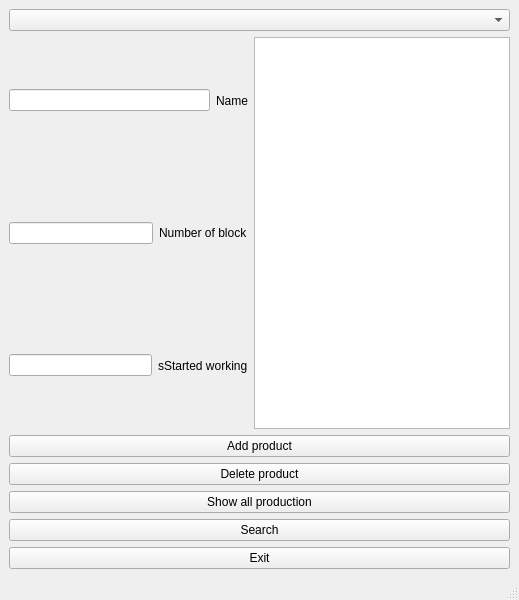
<?xml version="1.0" encoding="UTF-8"?>
<ui version="4.0">
 <class>MainWindow</class>
 <widget class="QMainWindow" name="MainWindow">
  <property name="geometry">
   <rect>
    <x>0</x>
    <y>0</y>
    <width>519</width>
    <height>600</height>
   </rect>
  </property>
  <property name="minimumSize">
   <size>
    <width>519</width>
    <height>600</height>
   </size>
  </property>
  <property name="maximumSize">
   <size>
    <width>519</width>
    <height>600</height>
   </size>
  </property>
  <property name="windowTitle">
   <string>MainWindow</string>
  </property>
  <widget class="QWidget" name="centralwidget">
   <layout class="QGridLayout" name="gridLayout">
    <item row="0" column="0">
     <widget class="QComboBox" name="comboBox"/>
    </item>
    <item row="3" column="0">
     <widget class="QPushButton" name="delete_2">
      <property name="text">
       <string>Delete product</string>
      </property>
     </widget>
    </item>
    <item row="6" column="0">
     <widget class="QPushButton" name="exit">
      <property name="text">
       <string>Exit</string>
      </property>
     </widget>
    </item>
    <item row="1" column="0">
     <layout class="QHBoxLayout" name="horizontalLayout_4">
      <item>
       <layout class="QVBoxLayout" name="verticalLayout">
        <item>
         <layout class="QHBoxLayout" name="horizontalLayout">
          <item>
           <widget class="QLineEdit" name="name"/>
          </item>
          <item>
           <widget class="QLabel" name="label">
            <property name="text">
             <string>Name</string>
            </property>
           </widget>
          </item>
         </layout>
        </item>
        <item>
         <layout class="QHBoxLayout" name="horizontalLayout_2">
          <item>
           <widget class="QLineEdit" name="number"/>
          </item>
          <item>
           <widget class="QLabel" name="label_2">
            <property name="text">
             <string>Number of block</string>
            </property>
           </widget>
          </item>
         </layout>
        </item>
        <item>
         <layout class="QHBoxLayout" name="horizontalLayout_3">
          <item>
           <widget class="QLineEdit" name="guild"/>
          </item>
          <item>
           <widget class="QLabel" name="label_3">
            <property name="text">
             <string>sStarted working</string>
            </property>
           </widget>
          </item>
         </layout>
        </item>
       </layout>
      </item>
      <item>
       <widget class="QTextBrowser" name="textBrowser"/>
      </item>
     </layout>
    </item>
    <item row="4" column="0">
     <widget class="QPushButton" name="show_all">
      <property name="text">
       <string>Show all production</string>
      </property>
     </widget>
    </item>
    <item row="2" column="0">
     <widget class="QPushButton" name="add_info">
      <property name="text">
       <string>Add product</string>
      </property>
     </widget>
    </item>
    <item row="5" column="0">
     <widget class="QPushButton" name="search">
      <property name="text">
       <string>Search</string>
      </property>
     </widget>
    </item>
   </layout>
  </widget>
  <widget class="QStatusBar" name="statusbar"/>
 </widget>
 <resources/>
 <connections/>
</ui>
